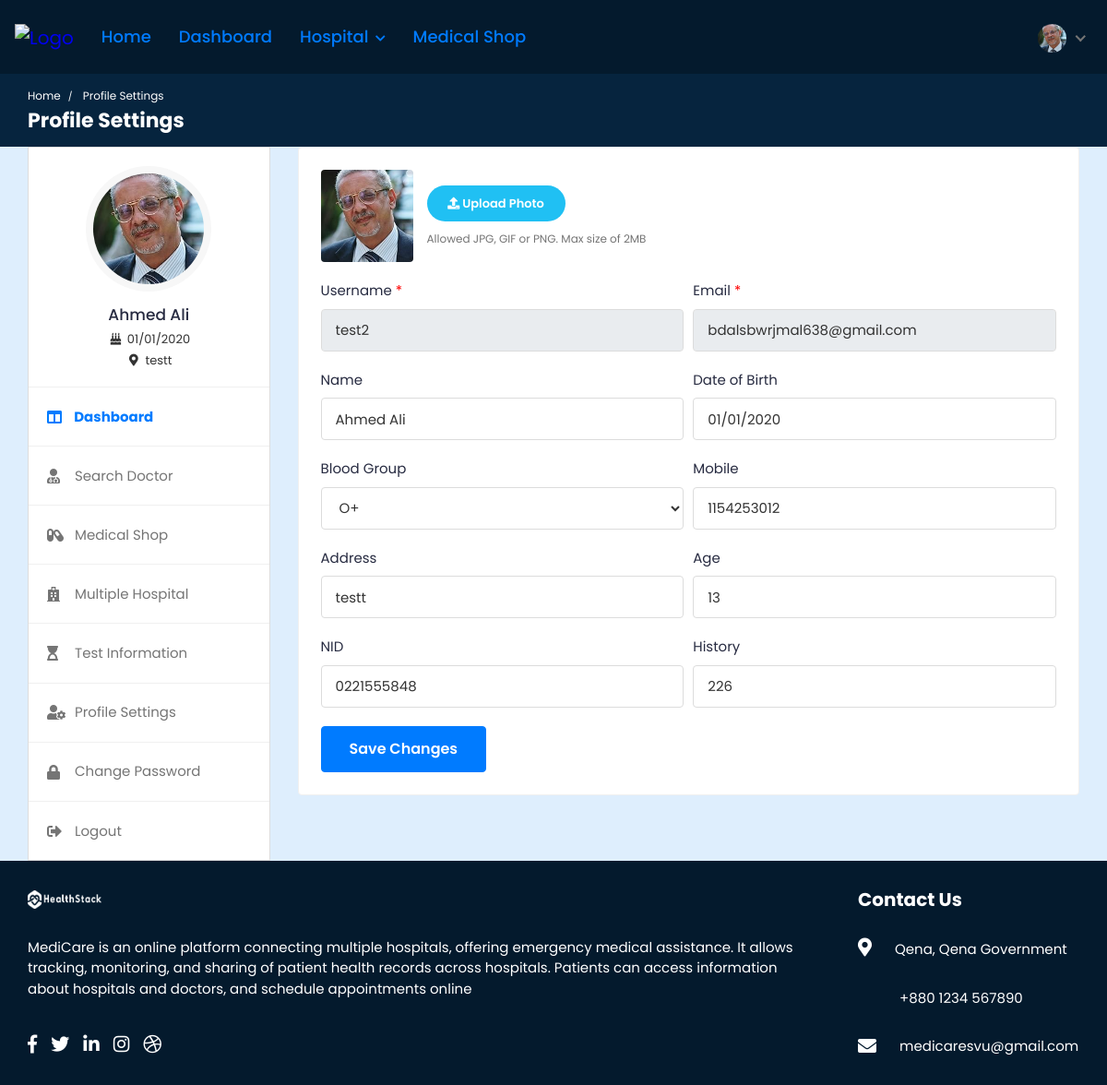
The app's page /profile-settings/ (signed in), older data.
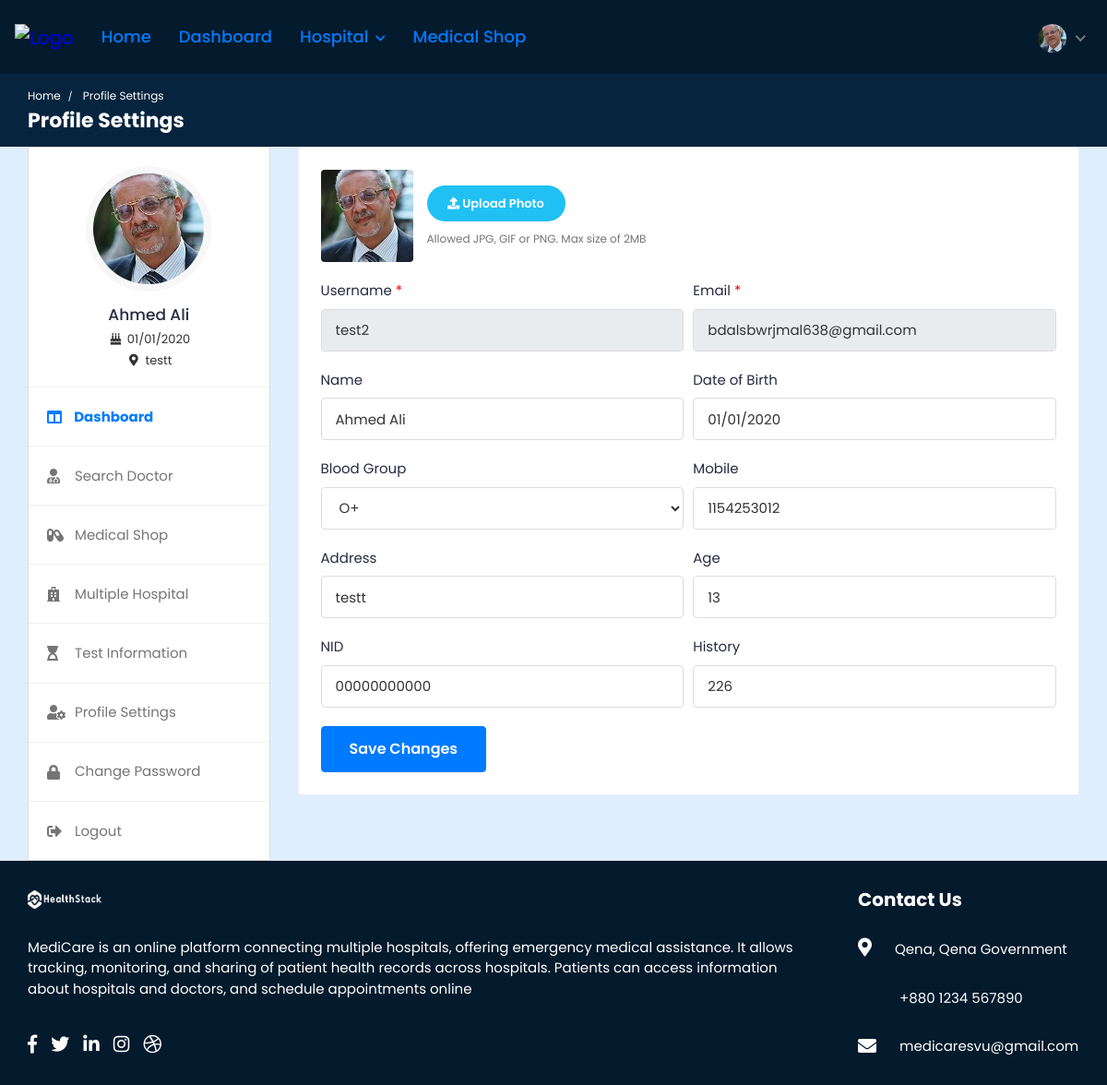
The same page, newer data.
### hospital/models.py (models this page shows, shortened)
class Patient(models.Model):
    patient_id = models.AutoField(primary_key=True)
    user = models.OneToOneField(User, on_delete=models.CASCADE, null=True, blank=True, related_name='patient')
    name = models.CharField(max_length=200, null=True, blank=True)
    username = models.CharField(max_length=200, null=True, blank=True)
    age = models.IntegerField(null=True, blank=True)
    email = models.EmailField(max_length=200, null=True, blank=True)
    phone_number = models.IntegerField(null=True, blank=True)
    address = models.CharField(max_length=200, null=True, blank=True)
    featured_image = models.ImageField(upload_to='patients/', default='patients/user-default.png', null=True, blank=True)
    blood_group = models.CharField(max_length=200, null=True, blank=True)
    history = models.CharField(max_length=200, null=True, blank=True)
    dob = models.CharField(max_length=200, null=True, blank=True)
    nid = models.CharField(max_length=200, null=True, blank=True)
    serial_number = models.CharField(max_length=20,unique=True,default=str(uuid.uuid4())[:8])
    login_status = models.CharField(max_length=200, null=False, blank=False, default="offline")

### hospital/views.py (the view, shortened to what this page needs)
# urls.py: path('profile-settings/',views.profile_settings, name='profile-settings'),
@csrf_exempt
@login_required(login_url="login")
def profile_settings(request):
    if request.user.is_patient:
        patient = Patient.objects.get(user=request.user)
        old_featured_image = patient.featured_image
        if request.method == 'GET':
            context = {'patient': patient}
            return render(request, 'profile-settings.html', context)
    else:
        redirect('logout')

### templates/profile-settings.html (shortened to what this page needs)
{% load static %}
<!DOCTYPE html>
<html lang="en">
  <head>
    <link
      rel="stylesheet"
      href="{% static 'HealthStack-System/css/Normal/bootstrap.min.css' %}"
    />
    <link
      rel="stylesheet"
      href="{% static 'HealthStack-System/plugins/Normal/fontawesome/css/fontawesome.min.css' %}"
    />
    <link
      rel="stylesheet"
      href="{% static 'HealthStack-System/plugins/Normal/fontawesome/css/all.min.css' %}"
    />
    <link
      rel="stylesheet"
      href="{% static 'HealthStack-System/css/Normal/bootstrap-datetimepicker.min.css' %}"
    />
    <link
      rel="stylesheet"
      href="{% static 'HealthStack-System/plugins/Normal/select2/css/select2.min.css' %}"
    />
    <link
      rel="stylesheet"
      href="{% static 'HealthStack-System/css/Normal/style.css' %}"
    />
    <link href="https://use.fontawesome.com/releases/v5.7.2/css/all.css" rel="stylesheet" />
  </head>
  <body>
    <div class="main-wrapper">
      <header class="header">{% include 'patient_navbar.html' %}</header>
      <div class="breadcrumb-bar">
        <div class="container-fluid">
          <div class="row align-items-center">
            <div class="col-md-12 col-12">
              <nav aria-label="breadcrumb" class="page-breadcrumb">
                <ol class="breadcrumb">
                  <li class="breadcrumb-item"><a href="{% url 'patient-dashboard' %}">Home</a></li>
                  <li class="breadcrumb-item active" aria-current="page">
                    Profile Settings
                  </li>
                </ol>
              </nav>
              <h2 class="breadcrumb-title">Profile Settings</h2>
            </div>
          </div>
        </div>
      </div>
      <div class="content">
        <div class="container-fluid">
          <div class="row">
            <div class="col-md-5 col-lg-4 col-xl-3 theiaStickySidebar">
              <div>{% include 'patient-sidebar.html' %}</div>
            </div>
            <div class="col-md-7 col-lg-8 col-xl-9">
							<div class="card">
								<div class="card-body">
									<form action="{% url 'profile-settings' %}" method="POST" enctype="multipart/form-data">
										<div class="row form-row">
											<div class="col-12 col-md-12">
												<div class="form-group">
													<div class="change-avatar">
														<div class="profile-img">
															<img src="{{patient.featured_image.url}}" alt="User Image">
														</div>
														<div class="upload-img">
															<div class="change-photo-btn">
																<span><i class="fa fa-upload"></i> Upload Photo</span>
															</div>
															<small class="form-text text-muted">Allowed JPG, GIF or PNG. Max size of 2MB</small>
														</div>
													</div>
												</div>
											</div>
                      <div class="col-12 col-md-6">
                        <div class="form-group">
                          <label>Username <span class="text-danger">*</span></label>
                          <input type="text" class="form-control" readonly value="{{patient.username}}" >
                        </div>
											</div>
                      <div class="col-12 col-md-6">
                        <div class="form-group">
                          <label>Email <span class="text-danger">*</span></label>
                          <input type="text" class="form-control" readonly value="{{patient.email}}" >
                        </div>
											</div>
                      <div class="col-12 col-md-6">
												<div class="form-group">
													<label>Name</label>
													<input type="text" class="form-control" value="{{ patient.name }}" name="name">
												</div>
											</div>
											<div class="col-12 col-md-6">
												<div class="form-group">
													<label>Date of Birth</label>
														<input type="text" class="form-control datetimepicker" value="{{patient.dob}}" name="dob">
												</div>
											</div>
											<div class="col-12 col-md-6">
												<div class="form-group">
													<label>Blood Group</label>
													<select class="form-control select" name="blood_group">
                            <option value="{{patient.blood_group}}">{{patient.blood_group}}</option>
													</select>
												</div>
											</div>
											<div class="col-12 col-md-6">
												<div class="form-group">
													<label>Mobile</label>
													<input type="text" value="{{patient.phone_number}}" class="form-control" name="phone_number">
												</div>
											</div>
											<div class="col-12 col-md-6">
												<div class="form-group">
												<label>Address</label>
													<input type="text" class="form-control" value="{{patient.address}}" name="address">
												</div>
											</div>
                      <div class="col-12 col-md-6">
												<div class="form-group">
												<label>Age</label>
													<input type="text" class="form-control" value="{{patient.age}}" name="age">
												</div>
											</div>
											<div class="col-12 col-md-6">
												<div class="form-group">
													<label>NID</label>
													<input type="text" class="form-control" value="{{patient.nid}}" name="nid">
												</div>
											</div>
											<div class="col-12 col-md-6">
												<div class="form-group">
													<label>History</label>
													<input type="text" class="form-control" value="{{patient.history}}" name="history">
												</div>
											</div>
										</div>
										<div class="submit-section">
											<button type="submit" class="btn btn-primary submit-btn">Save Changes</button>
										</div>
									</form>
								</div>
							</div>
						</div>
          </div>
        </div>
      </div>
      {% include 'footer.html' %}
    </div>
  </body>
</html>

### templates/patient_navbar.html (shortened to what this page needs)
{% load static %}
<nav class="navbar navbar-expand-lg header-nav">
  <div class="navbar-header">
    <a href="{% url 'hospital_home'%}" class="navbar-brand logo">
      <img
        src="{% static 'HealthStack-System/images/Normal/logo.png' %}"
        class="img-fluid"
        alt="Logo"
      />
    </a>
  </div>
  <div class="main-menu-wrapper">
    <ul class="main-nav">
      <li>
        <a href="{% url 'hospital_home'%}">Home</a>
      </li>
      <li>
        <a href="{% url 'patient-dashboard' %}">Dashboard</a>
      </li>
      <li class="has-submenu">
        <a href="#">Hospital <i class="fas fa-chevron-down"></i></a>
      </li>
      <li>
        <a href="{% url 'pharmacy_shop' %}">Medical Shop</a>
      </li>
    </ul>
  </div>
  <ul class="nav header-navbar-rht">
    <li class="nav-item dropdown has-arrow logged-item">
      <a href="#" class="dropdown-toggle nav-link" data-toggle="dropdown">
        <span class="user-img">
          <img
            class="rounded-circle"
            src="{{patient.featured_image.url}}"
            width="31"
            alt="Richard Wilson"
          />
        </span>
      </a>
    </li>
  </ul>
</nav>

### templates/patient-sidebar.html
{% load static %}
<div class="profile-sidebar">
  <div class="widget-profile pro-widget-content">
    <div class="profile-info-widget">
      <a href="#" class="booking-doc-img">
        <img src="{{ patient.featured_image.url }}" alt="User Image" />
      </a>
      <div class="profile-det-info">
        <h3>{{patient.name}}</h3>
        <div class="patient-details">
          <h5><i class="fas fa-birthday-cake"></i> {{ patient.dob }}</h5>
          <h5 class="mb-0">
            <i class="fas fa-map-marker-alt"></i>
            {{ patient.address }}
          </h5>
        </div>
      </div>
    </div>
  </div>
  <div class="dashboard-widget">
    <nav class="dashboard-menu sidebar">
      <ul>
        <li class="active">
          <a href="{% url 'patient-dashboard' %}">
            <i class="fas fa-columns"></i>
            <span>Dashboard</span>
          </a>
        </li>
        <li class="nav-item has-submenu">
          <a href="{% url 'search' %}">
            <i class="fas fa-user-md"></i>
            <span>Search Doctor</span>
          </a>
        </li>
        <li class="has-submenu">
          <a href="{% url 'pharmacy_shop' %}" class="nav-link">
            <i class="fas fa-capsules"></i>
            <span>Medical Shop</span>
          </a>
        </li>
        <li>
          <a href="{% url 'multiple-hospital' %}">
            <i class="fas fa-hospital"></i>
            <span>Multiple Hospital</span>
          </a>
        </li>
        <li>
          <a href="{% url 'doctor:doctor-test-list'%}" target="_blank">
            <i class="fas fa-hourglass-start"></i>
            <span>Test Information</span>
          </a>
        </li>
        <li>
          <a href="{% url 'profile-settings' %}">
            <i class="fas fa-user-cog"></i>
            <span>Profile Settings</span>
          </a>
        </li>
        <li>
          <a href="{% url 'change-password' pk=user.id%}">
            <i class="fas fa-lock"></i>
            <span>Change Password</span>
          </a>
        </li>
        <li>
          <a href="{% url 'logout' %}">
            <i class="fas fa-sign-out-alt"></i>
            <span>Logout</span>
          </a>
        </li>
      </ul>
    </nav>
  </div>
</div>

### templates/footer.html
{% load static %}
<footer class="footer">
  <div class="container-fluid">
    <div class="footer-widget footer-about">
      <div class="footer-logo">
        <img
          src="{% static 'HealthStack-System/images/Normal/footer_logo.png' %}"
          alt="logo"
        />
      </div>
      <div class="footer-about-content">
        <p>
          MediCare is an online platform connecting multiple hospitals, offering
          emergency medical assistance. It allows tracking, monitoring, and
          sharing of patient health records across hospitals. Patients can
          access information about hospitals and doctors, and schedule
          appointments online
        </p>
        <br />
        <div class="social-icon">
          <ul>
            <li>
              <a href="#" target="_blank"><i class="fab fa-facebook-f"></i></a>
            </li>
            <li>
              <a href="#" target="_blank"><i class="fab fa-twitter"></i></a>
            </li>
            <li>
              <a href="#" target="_blank"><i class="fab fa-linkedin-in"></i></a>
            </li>
            <li>
              <a href="#" target="_blank"><i class="fab fa-instagram"></i></a>
            </li>
            <li>
              <a href="#" target="_blank"><i class="fab fa-dribbble"></i></a>
            </li>
          </ul>
        </div>
      </div>
    </div>
    <div class="footer-widget footer-contact">
      <h2 class="footer-title">Contact Us</h2>
      <div class="footer-contact-info">
        <div class="footer-address">
          <span><i class="fas fa-map-marker-alt"></i></span>
          <p>Qena, Qena Government</p>
        </div>
        <div class="phone">
          <i class="fas fa-phone-alt"></i>
          +880 1234 567890
        </div>
        <div class="mail">
          <i class="fas fa-envelope"></i>
          <a href="mailto:medicaresvu@gmail.com">medicaresvu@gmail.com</a>
        </div>
      </div>
    </div>
  </div>
</footer>

Row changes from the older to the newer data that the page shows:
changed Patient "Ahmed Ali": nid "0221555848" → "00000000000"
